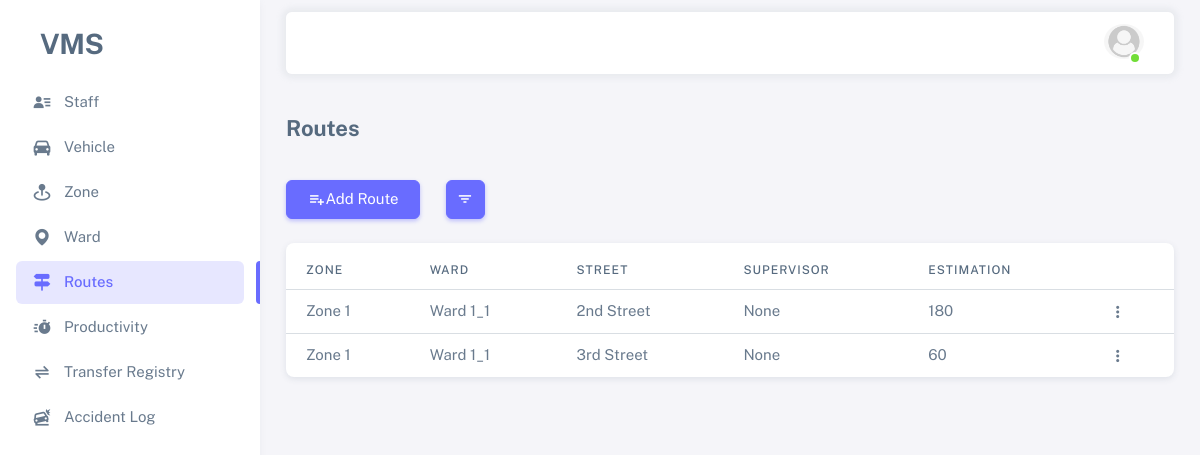
/route-list/ (signed in), run on an earlier commit of the app's database.
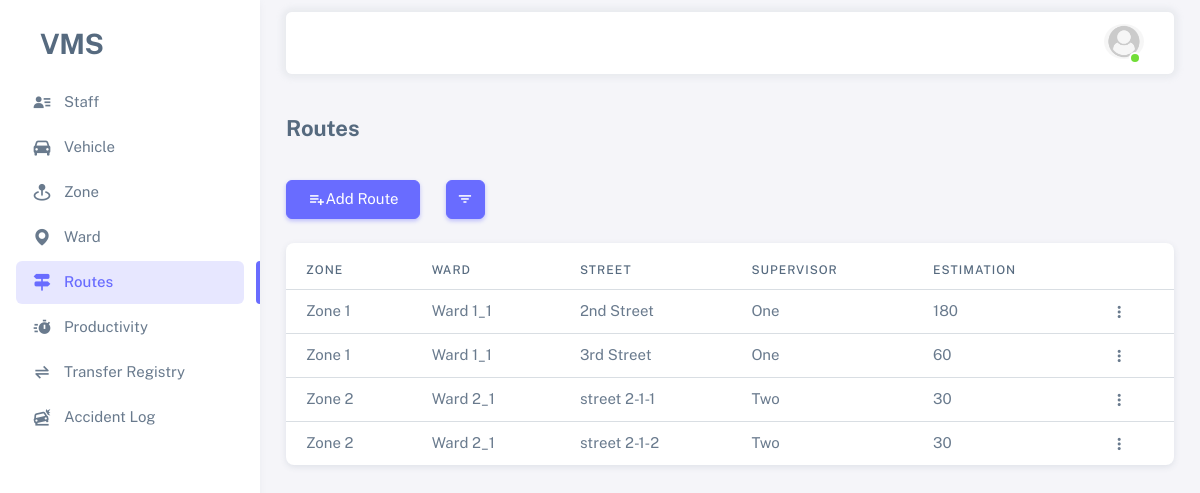
And on a later commit of the database.
### vms_app/models.py (models this page shows, shortened)
class Route(models.Model):
    zone = models.ForeignKey(Zone, related_name='zone_routes_set', on_delete=models.PROTECT)
    ward = models.ForeignKey(Ward, related_name='ward_routes_set', on_delete=models.PROTECT)
    street = models.CharField(max_length=500)
    is_active = models.BooleanField(default=True)
    supervisor = models.ForeignKey(Employee, on_delete=models.SET_NULL, null=True, blank=True,
                                   related_name='route_supervised_by', limit_choices_to={'is_active': True})
    estimation = models.IntegerField()
    created_by = models.ForeignKey(Employee, on_delete=models.SET_NULL, null=True, blank=True,
                                   related_name='route_created_by')
    created_on = models.DateTimeField(auto_now_add=True)
    updated_by = models.ForeignKey(Employee, on_delete=models.SET_NULL, null=True, blank=True,
                                   related_name='route_updated_by')
    updated_on = models.DateTimeField(auto_now=True)

class Zone(models.Model):
    zone_name = models.CharField(max_length=50, unique=True)
    is_active = models.BooleanField(default=True)
    def __str__(self):
        return self.zone_name

class Ward(models.Model):
    ward_name = models.CharField(max_length=50, unique=True)
    zone = models.ForeignKey(Zone, related_name='contained_wards_set', on_delete=models.PROTECT)
    is_active = models.BooleanField(default=True)
    def __str__(self):
        return f"{self.ward_name}"

class Employee(AbstractBaseUser, PermissionsMixin):
    id = models.UUIDField(primary_key=True, editable=False, unique=True, default=uuid.uuid4)
    name = models.CharField(max_length=100)
    image = models.ImageField(upload_to='profiles/', null=True, blank=True)
    employee_id = models.CharField(max_length=100, unique=True)
    is_active = models.BooleanField(default=True)
    is_staff = models.BooleanField(default=True)
    is_superuser = models.BooleanField(default=False)
    contact = models.CharField(max_length=255)
    address = models.TextField()
    remark = models.TextField(null=True, blank=True)
    objects = EmployeeManager()
    USERNAME_FIELD = 'employee_id'
    REQUIRED_FIELDS = ['name']
    def __str__(self) -> str:
        return self.name

### vms_app/views.py (the view)
# urls.py: path('route-list/', views.route_list, name='route_list'),
@login_required(login_url='login')
@active_required
def route_list(request):
    search_active = False if request.GET.get('query', None) == "in_active" else True
    routes = Route.objects.filter(is_active=search_active)
    context = {
        "routes": routes,
        "menu": "menu-route"
    }
    return render(request, 'vms_app/routes_list.html', context)

### vms_app/templates/vms_app/routes_list.html (shortened to what this page needs)
{% extends "base.html" %}
{% block content %}
<h4 class="fw-bold py-3 mb-4">Routes</h4>
<div class="row">
    <div class="col-auto">
        <a href="{% url "add_route" %}" class="btn btn-primary">
            <span class="tf-icons bx bx-list-plus"></span> Add Route
        </a>
    </div>
    <div class="col-auto">
        <button type="button" class="btn btn-primary btn-icon dropdown-toggle hide-arrow" data-bs-toggle="dropdown" aria-expanded="false">
            <i class="bx bx-filter"></i>
        </button>
    </div>
</div>
<div class="card mt-4">
    <div class="table-responsive text-nowrap mt-2">
        <table class="table">
            <thead>
                <tr>
                    <th>Zone</th>
                    <th>Ward</th>
                    <th>Street</th>
                    <th>Supervisor</th>
                    <th>Estimation</th>
                    <th></th>
                </tr>
            </thead>
            <tbody class="table-border-bottom-0">
                {% for route in routes %}
                <tr>
                    <td>{{route.zone}}</td>
                    <td>{{route.ward}}</td>
                    <td>{{route.street}}</td>
                    <td>{{route.supervisor}}</td>
                    <td>{{route.estimation}}</td>
                    <td>
                        {% if request.user.is_superuser %}
                        <div class="dropdown">
                            <button type="button" class="btn p-0 dropdown-toggle hide-arrow" data-bs-toggle="dropdown">
                              <i class="bx bx-dots-vertical-rounded"></i>
                            </button>
                        </div>
                        {% else %}
                            <a href="{% url "edit_route" route.id %}" class="btn btn-sm btn-icon btn-primary">
                                <span class="tf-icons bx bxs-pencil"></span>
                            </a>
                        {% endif %}
                    </td>
                </tr>
                {% endfor %}
            </tbody>
        </table>
    </div>
</div>
{% endblock content %}

What changed in the data, as far as the page shows it:
changed Route "2nd Street": supervisor "None" → "One"
changed Route "3rd Street": supervisor "None" → "One"
added Route: zone "Zone 2", ward "Ward 2_1", street "street 2-1-1", supervisor "Two", estimation "30"
added Route: zone "Zone 2", ward "Ward 2_1", street "street 2-1-2", supervisor "Two", estimation "30"
